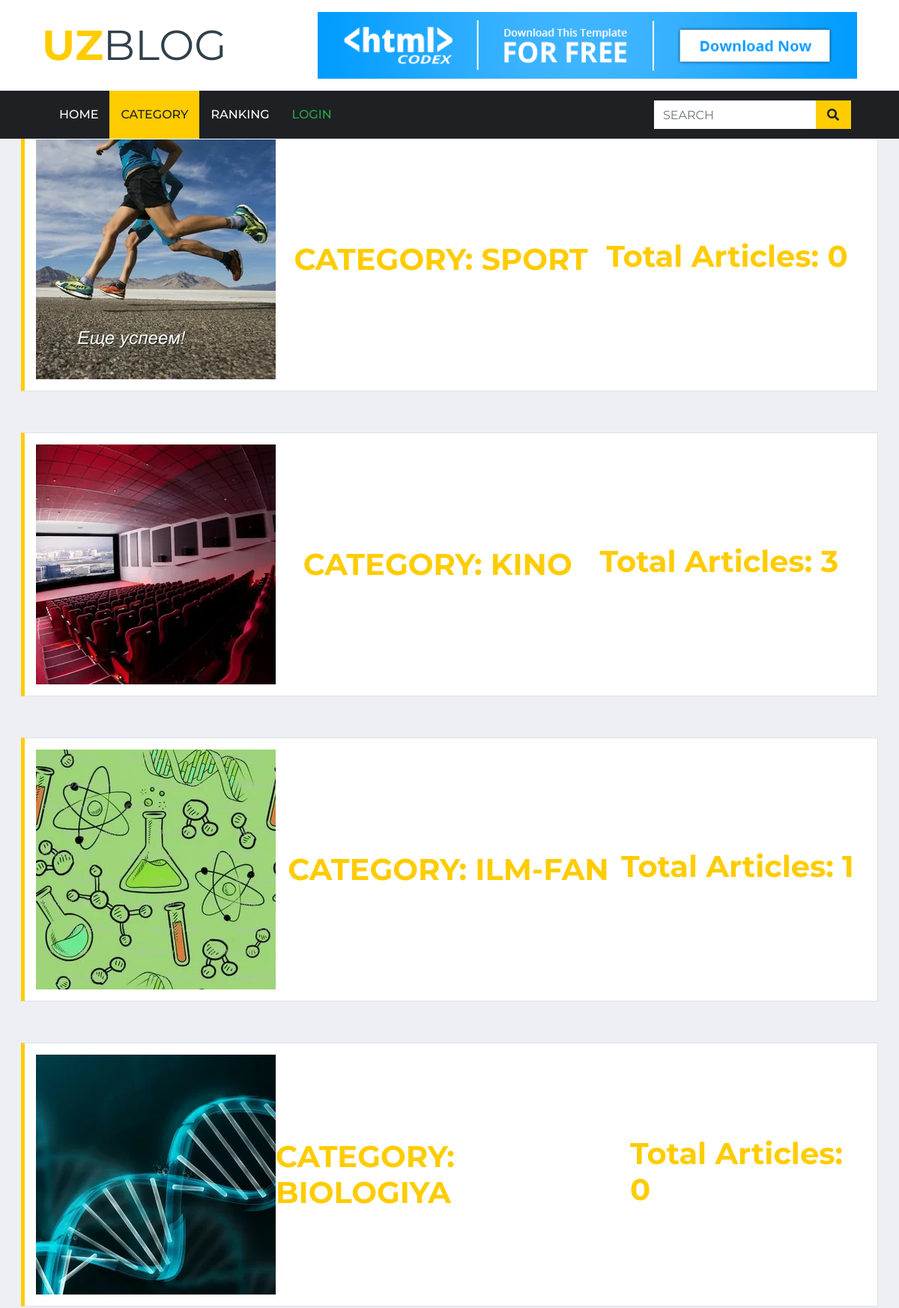
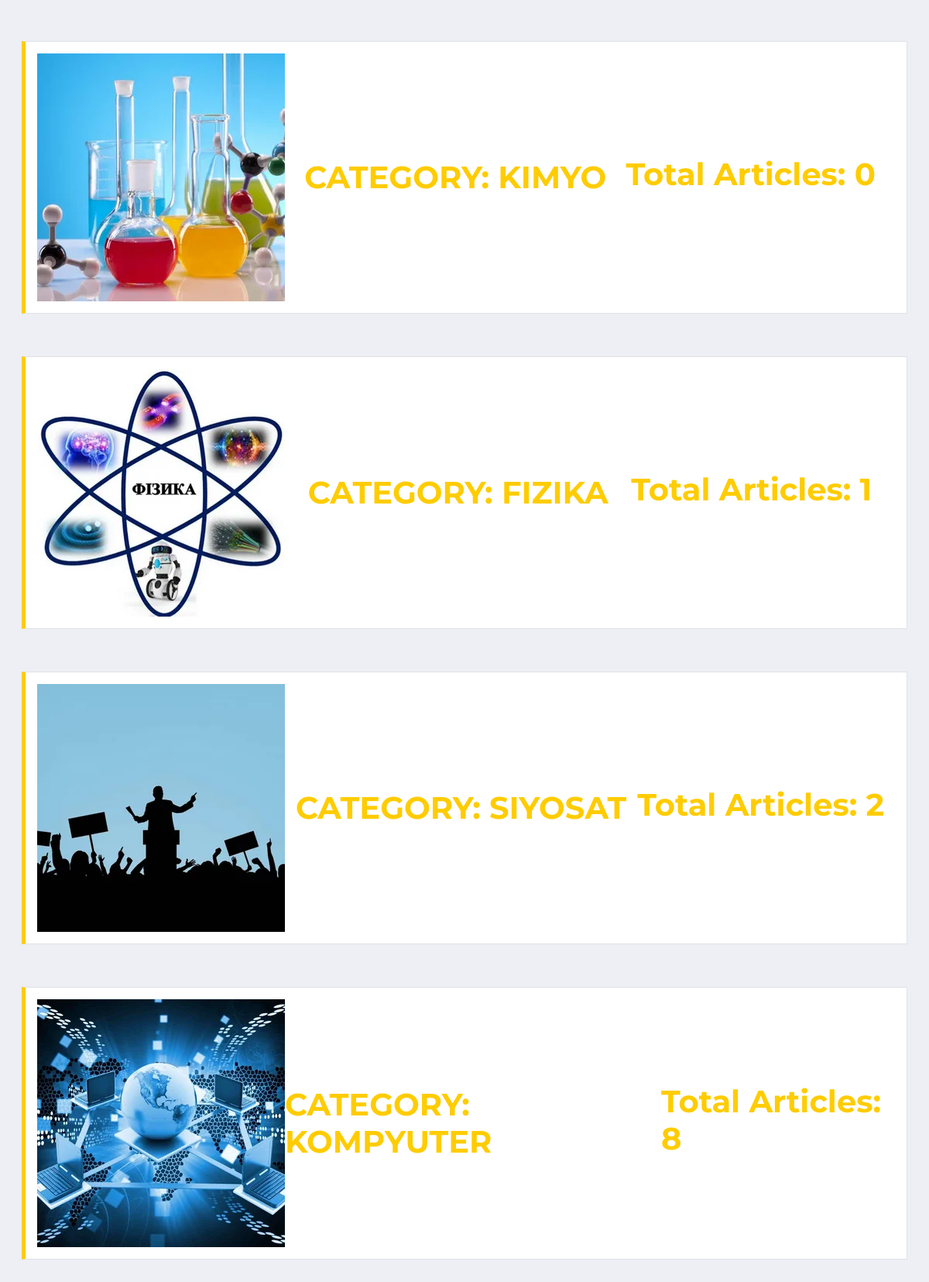
Page /categories/ (upper part) on the committed database (2 pictures, top to bottom).
### blog/models.py (models this page shows, shortened)
class Category(models.Model):
    title = models.CharField(max_length=100, verbose_name='Category')
    slug = models.SlugField(blank=True, verbose_name="Slug")
    image = models.ImageField(blank=True, null=True, verbose_name='Image')
    objects = models.Manager()
    def get_photo(self):
        if self.image:
            return self.image.url
        else:
            return ''
    def get_count(self):
        if self:
            return len(self.category.all())
        else:
            return '0'
    class Meta:
        verbose_name = 'Category'
        verbose_name_plural = 'Categories'

class Article(models.Model):
    title = models.CharField(max_length=75, verbose_name="Article Title")
    content = models.TextField(verbose_name='About Article')
    photo = models.ImageField(upload_to='photos/', blank=True, null=True, verbose_name='Picture')
    created_date = models.DateTimeField(auto_now_add=True, verbose_name='Created Date')
    updated_date = models.DateTimeField(auto_now=True, verbose_name='Updated Date')
    views = models.IntegerField(default=0, verbose_name='Views')
    user = models.ForeignKey(User, on_delete=models.CASCADE, verbose_name='User', related_name='articles')
    category = models.ForeignKey(Category, on_delete=models.CASCADE, related_name='category')
    slug = models.SlugField(blank=True, verbose_name='Slug', max_length=100)
    like = models.IntegerField(default=0, verbose_name='likes')
    objects = models.Manager()
    class Meta:
        verbose_name = 'Article'
        verbose_name_plural = 'Articles'

### blog/views.py (the view)
# urls.py: path('categories/', category, name='categories'),
def category(request):
    categories = Category.objects.all()
    context = {
        'categories': categories,
        'title': 'CATEGORY'
    }
    return render(request, 'category_page.html', context)

### blog/templatetags/blog_tags.py (called while the page is built)
@register.simple_tag()
def get_categories():
    return Category.objects.all()

### blog/templates/category_page.html (shortened to what this page needs)
{% extends 'base.html' %}
{% block main %}
{% for category in categories %}
<div class="col-12">
    <div class="card-body">
        <div class="section-title">
            <div>
                <a href="{% url 'category_page' category.slug %}">
                    <img src="{{ category.get_photo }}" alt="">
                </a>
            </div>
            <h1 class="m-0 text-uppercase font-weight-bold"><a href="{% url 'category_page' category.slug %}">Category: {{ category.title }}</a><br>
                <h1><a href="{% url 'category_page' category.slug %}">Total Articles: {{ category.get_count }}</a></h1></h1>
        </div>
    </div>
</div>
{% endfor %}
{% endblock main %}

### rows in the picture
Category: get_photo (picture), title "SPORT", get_count "0"
Category: get_photo (picture), title "KINO", get_count "3"
Category: get_photo (picture), title "ILM-FAN", get_count "1"
Category: get_photo (picture), title "BIOLOGIYA", get_count "0"
Category: get_photo (picture), title "KIMYO", get_count "0"
Category: get_photo (picture), title "FIZIKA", get_count "1"
Category: get_photo (picture), title "SIYOSAT", get_count "2"
Category: get_photo (picture), title "KOMPYUTER", get_count "8"
